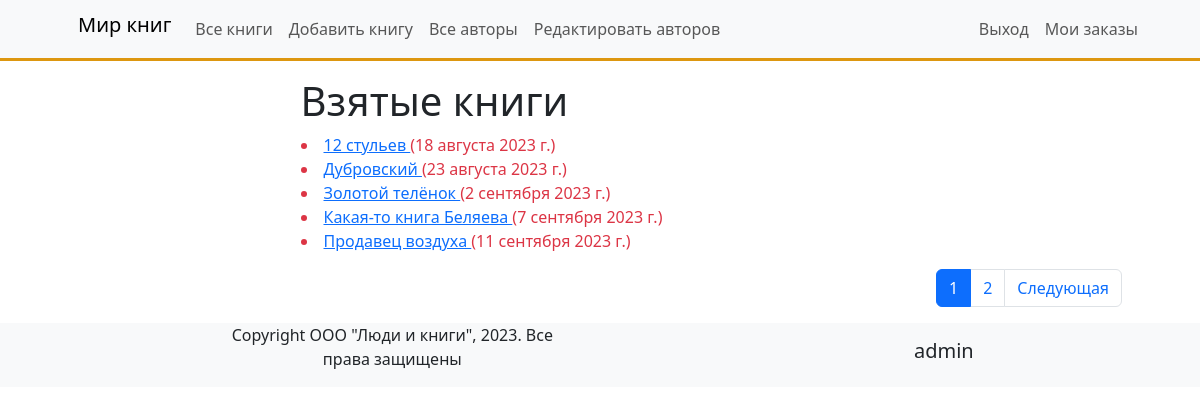
/mybooks/ (signed in), run on the app's committed database.
### catalog/models.py (models this page shows, shortened)
class BookInstance(models.Model):
    book = models.ForeignKey('Book', on_delete=models.CASCADE, null=True)
    inv_nom = models.CharField(max_length=20, null=True,
                               help_text="Введите инвентарный номер экземпляра",
                               verbose_name="Инвентарный номер")
    imprint = models.CharField(max_length=200,
                               help_text="Введите издательство и год выnуска",
                               verbose_name="Издательство")
    status = models.ForeignKey('Status', on_delete=models.CASCADE, null=True,
                               help_text='Изменить состояние экземпляра',
                               verbose_name="Cтaтyc экземпляра книги")
    due_back = models.DateField(null=True, blank=True, help_text="Введите конец срока статуса",
                                verbose_name="Дaтa окончания статуса")
    borrower = models.ForeignKey(User, on_delete=models.SET_NULL,
                                 null=True, blank=True, verbose_name='Заказчик',
                                 help_text='Выберите заказчика книги')
    @property
    def is_overdue(self):
        if self.due_back and date.today() > self.due_back:
            return True
        return False
    class Meta:
        ordering = ['due_back']
        verbose_name = 'Экземпляр книги'
        verbose_name_plural = 'Экземпляры книг'

class Book(models.Model):
    title = models.CharField(max_length=200,
                             help_text='Введите назваие книги',
                             verbose_name='Название книги')
    genre = models.ForeignKey('Genre', on_delete=models.CASCADE,
                              help_text=" Выберите жанр для книги",
                              verbose_name="Жaнp книги", null=True)
    language = models.ForeignKey('Language', on_delete=models.CASCADE,
                                 help_text=" Выберите язык для книги",
                                 verbose_name="Язык книги", null=True)
    author = models.ManyToManyField('Author',
                                    help_text="Выберите автора книги",
                                    verbose_name="Aвтop книги")
    summary = models.TextField(help_text="Введите краткое описание книги",
                               verbose_name="Аннотация книги")
    isbn = models.CharField(max_length=13,
                            help_text="Должно содержать 13 символов",
                            verbose_name="ISBN книги")
    def display_author(self):
        authors = [author.last_name for author in self.author.all()]
        return ', '.join(authors)
    display_author.short_description = 'Авторы'
    class Meta:
        verbose_name = 'Книга'
        verbose_name_plural = 'Книги'

### catalog/views.py (the view)
# urls.py: path('mybooks/', views.LoanedBooksByUserListView.as_view(), name='my-borrowed'),
class LoanedBooksByUserListView(LoginRequiredMixin, ListView):
    model = BookInstance
    template_name = 'bookinstance_list_borrowed_user.html'
    paginate_by = 5
    def get_queryset(self):
        return BookInstance.objects.filter(borrower=self.request.user).filter(status__name='В заказе').order_by(
            'due_back')

### catalog/templates/bookinstance_list_borrowed_user.html
{% extends 'base.html' %}
{% block content %}
    <div class="container px-5 py-3">
        <div class="row justify-content-center">
            <div class="col-7">
                <p class="h1">Взятые книги</p>
                {% if bookinstance_list %}
                    {% for bookinstance in bookinstance_list %}
                        <li class="{% if bookinstance.is_overdue %}text-danger{% endif %}">
                            <a href="{% url 'catalog:book-detail' bookinstance.book.pk %}">
                                {{ bookinstance.book.title }}
                            </a> ({{ bookinstance.due_back }})
                        </li>
                    {% endfor %}
                {% endif %}
            </div>
        </div>
    </div>
{% endblock %}

### templates/include/footer.html
{% block footer %}
    <footer class="container-fluid bg-light">
        <div class="container px-5">
            <div class="row justify-content-evenly">
                <div class="col-4 text-center align-items-center">
                    {% block copyright %}
                        <p>Copyright ООО "Люди и книги", 2023. Все права защищены</p>
                    {% endblock %}
                </div>
                <div class="col-3 align-self-center text-end">
                    {% block now_user %}
                        {% if user.is_authenticated %}
                            <p class="h5">{{ user.username }}</p>
                        {% else %}
                            <p class="h5">Не авторизованы</p>
                        {% endif %}
                    {% endblock %}
                </div>
            </div>
        </div>
    </footer>
{% endblock %}
</body>
</html>

### data on the page
BookInstance: book "12 стульев", due_back "18 августа 2023 г."
BookInstance: book "Дубровский", due_back "23 августа 2023 г."
BookInstance: book "Золотой телёнок", due_back "2 сентября 2023 г."
BookInstance: book "Какая-то книга Беляева", due_back "7 сентября 2023 г."
BookInstance: book "Продавец воздуха", due_back "11 сентября 2023 г."

### other printed values
{{ p }} "1" "2"
{{ user.username }} "admin"
